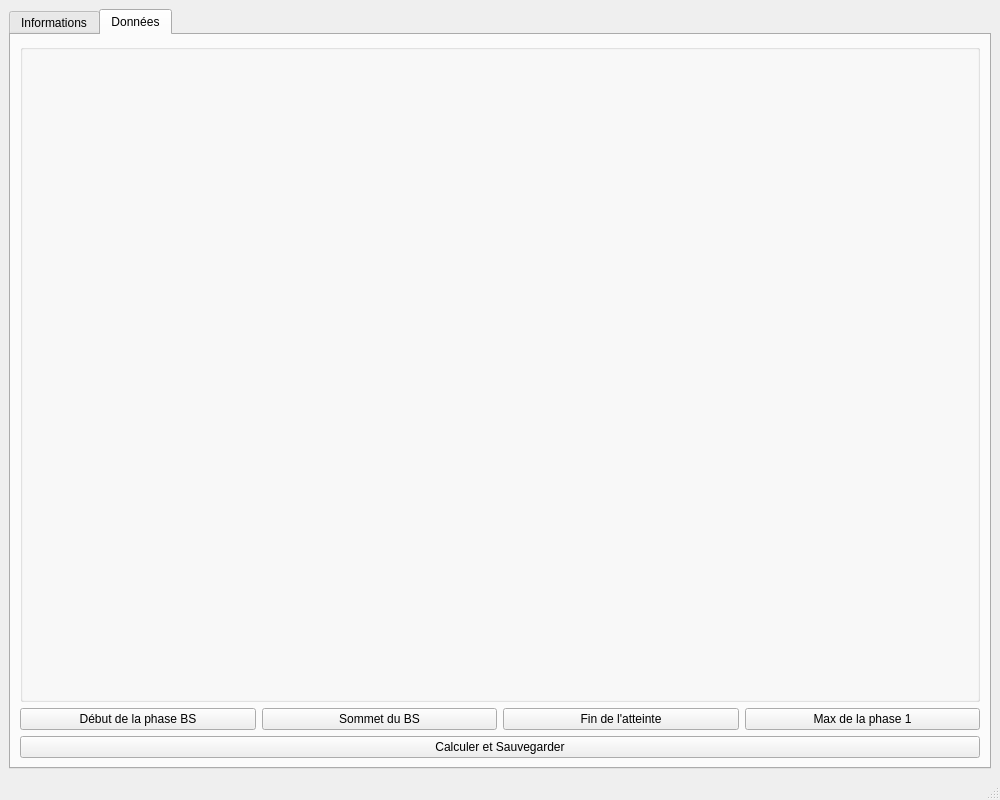
<?xml version="1.0" encoding="UTF-8"?>
<ui version="4.0">
 <class>MainWindow</class>
 <widget class="QMainWindow" name="MainWindow">
  <property name="geometry">
   <rect>
    <x>0</x>
    <y>0</y>
    <width>1000</width>
    <height>800</height>
   </rect>
  </property>
  <property name="minimumSize">
   <size>
    <width>1000</width>
    <height>800</height>
   </size>
  </property>
  <property name="windowTitle">
   <string>KineForce</string>
  </property>
  <widget class="QWidget" name="centralwidget">
   <property name="sizePolicy">
    <sizepolicy hsizetype="Preferred" vsizetype="Preferred">
     <horstretch>0</horstretch>
     <verstretch>0</verstretch>
    </sizepolicy>
   </property>
   <layout class="QGridLayout" name="gridLayout_2">
    <item row="4" column="2">
     <widget class="QTabWidget" name="tabWidget">
      <property name="currentIndex">
       <number>1</number>
      </property>
      <widget class="QWidget" name="tabFormulaire">
       <attribute name="title">
        <string>Informations</string>
       </attribute>
       <layout class="QFormLayout" name="formLayout_2">
        <item row="0" column="0" colspan="2">
         <widget class="QGroupBox" name="groupeGB">
          <property name="title">
           <string>Groupe</string>
          </property>
          <layout class="QGridLayout" name="gridLayout_4">
           <item row="0" column="0" colspan="2">
            <widget class="QLineEdit" name="groupSaveFileName"/>
           </item>
           <item row="0" column="2">
            <widget class="QPushButton" name="openStudyButton">
             <property name="text">
              <string>Sélectionner le fichier de sauvegarde du groupe</string>
             </property>
            </widget>
           </item>
           <item row="1" column="2">
            <widget class="QCheckBox" name="studyFormatCB">
             <property name="text">
              <string>Nouveau Fichier</string>
             </property>
            </widget>
           </item>
           <item row="1" column="1">
            <widget class="QSpinBox" name="rowSB"/>
           </item>
           <item row="1" column="0">
            <widget class="QLabel" name="label_2">
             <property name="text">
              <string>Ligne de sauvegarde du participant dans le excel de groupe :</string>
             </property>
            </widget>
           </item>
          </layout>
         </widget>
        </item>
        <item row="1" column="0" colspan="2">
         <widget class="QGroupBox" name="participantGB">
          <property name="title">
           <string>Participant</string>
          </property>
          <layout class="QFormLayout" name="formLayout">
           <item row="0" column="0">
            <widget class="QLineEdit" name="subjectnameEdit"/>
           </item>
           <item row="0" column="1">
            <widget class="QLabel" name="nameLabel">
             <property name="text">
              <string>Identifiant du participant</string>
             </property>
            </widget>
           </item>
           <item row="1" column="1">
            <widget class="QLabel" name="footLengthLabel">
             <property name="text">
              <string>Longueur de pied du participant (cm)</string>
             </property>
            </widget>
           </item>
           <item row="3" column="1">
            <widget class="QLabel" name="footWidthLabel">
             <property name="text">
              <string>Largeur de pied du participant (cm)</string>
             </property>
            </widget>
           </item>
           <item row="3" column="0">
            <widget class="QDoubleSpinBox" name="footWidthDSB"/>
           </item>
           <item row="1" column="0">
            <widget class="QDoubleSpinBox" name="footLengthDSB"/>
           </item>
          </layout>
         </widget>
        </item>
        <item row="3" column="0" colspan="2">
         <widget class="QGroupBox" name="essaiGB">
          <property name="title">
           <string>Fichier de données de l'essai</string>
          </property>
          <layout class="QGridLayout" name="gridLayout">
           <item row="3" column="1">
            <widget class="QPushButton" name="browse">
             <property name="text">
              <string>Ouvrir</string>
             </property>
            </widget>
           </item>
           <item row="3" column="0">
            <widget class="QLineEdit" name="filename"/>
           </item>
          </layout>
         </widget>
        </item>
        <item row="2" column="0" colspan="2">
         <widget class="QGroupBox" name="SaveGB">
          <property name="title">
           <string>Emplacements de sauvegarde individuels</string>
          </property>
          <layout class="QGridLayout" name="gridLayout_5">
           <item row="2" column="1">
            <widget class="QCheckBox" name="newsave">
             <property name="text">
              <string>Nouveau Fichier</string>
             </property>
            </widget>
           </item>
           <item row="1" column="1">
            <widget class="QPushButton" name="saveLocation">
             <property name="text">
              <string>Ouvrir</string>
             </property>
            </widget>
           </item>
           <item row="1" column="0">
            <widget class="QLineEdit" name="savefilename"/>
           </item>
           <item row="0" column="0">
            <widget class="QLabel" name="label">
             <property name="text">
              <string>Résultats (Par axe)</string>
             </property>
            </widget>
           </item>
          </layout>
         </widget>
        </item>
       </layout>
      </widget>
      <widget class="QWidget" name="tabData">
       <attribute name="title">
        <string>Données</string>
       </attribute>
       <layout class="QGridLayout" name="gridLayout_3">
        <item row="4" column="0">
         <widget class="QPushButton" name="BSPhaseStart">
          <property name="text">
           <string>Début de la phase BS</string>
          </property>
         </widget>
        </item>
        <item row="4" column="2">
         <widget class="QPushButton" name="Phase1Start">
          <property name="text">
           <string>Fin de l'atteinte</string>
          </property>
         </widget>
        </item>
        <item row="4" column="1">
         <widget class="QPushButton" name="BSPeak">
          <property name="text">
           <string>Sommet du BS</string>
          </property>
         </widget>
        </item>
        <item row="4" column="3">
         <widget class="QPushButton" name="maxBtn">
          <property name="text">
           <string>Max de la phase 1</string>
          </property>
         </widget>
        </item>
        <item row="5" column="0" colspan="4">
         <widget class="QPushButton" name="save">
          <property name="text">
           <string>Calculer et Sauvegarder</string>
          </property>
         </widget>
        </item>
        <item row="0" column="0" rowspan="4" colspan="4">
         <widget class="QGroupBox" name="displayGB">
          <property name="title">
           <string/>
          </property>
         </widget>
        </item>
       </layout>
      </widget>
     </widget>
    </item>
   </layout>
  </widget>
  <widget class="QStatusBar" name="statusbar"/>
 </widget>
 <resources/>
 <connections/>
</ui>
